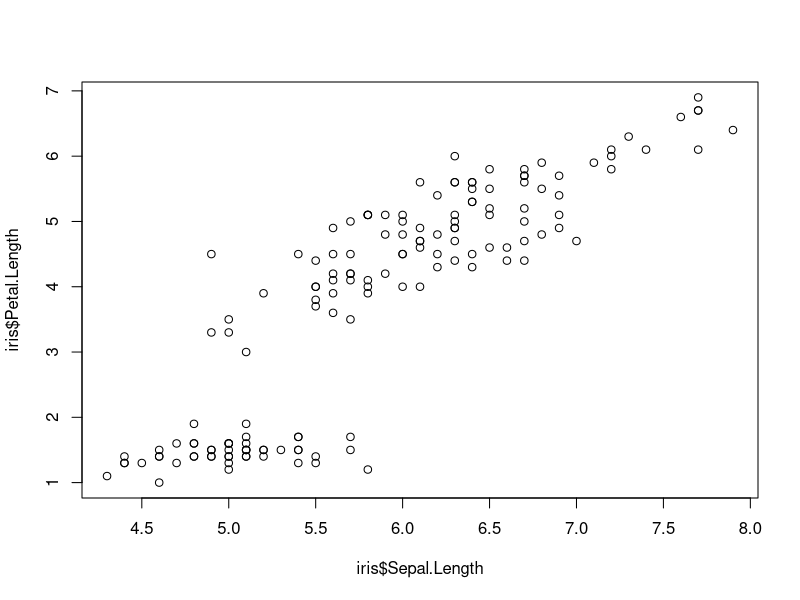
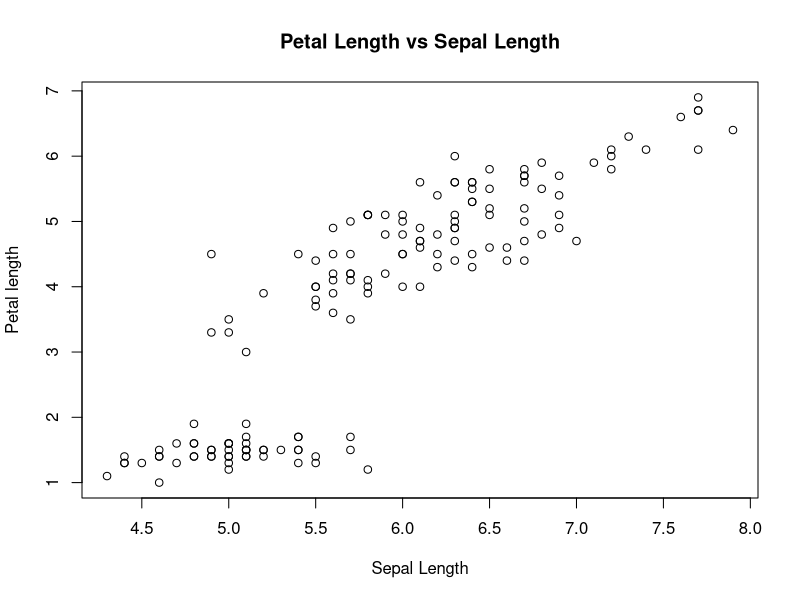
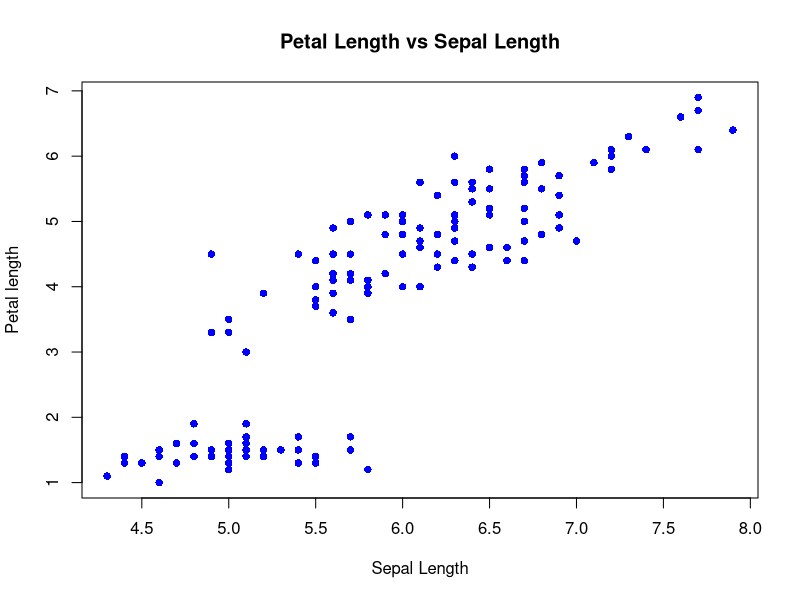
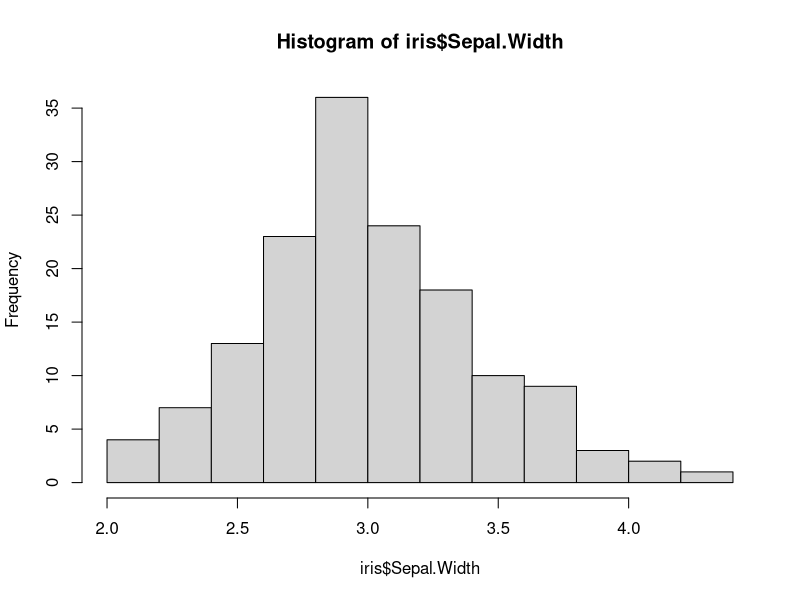
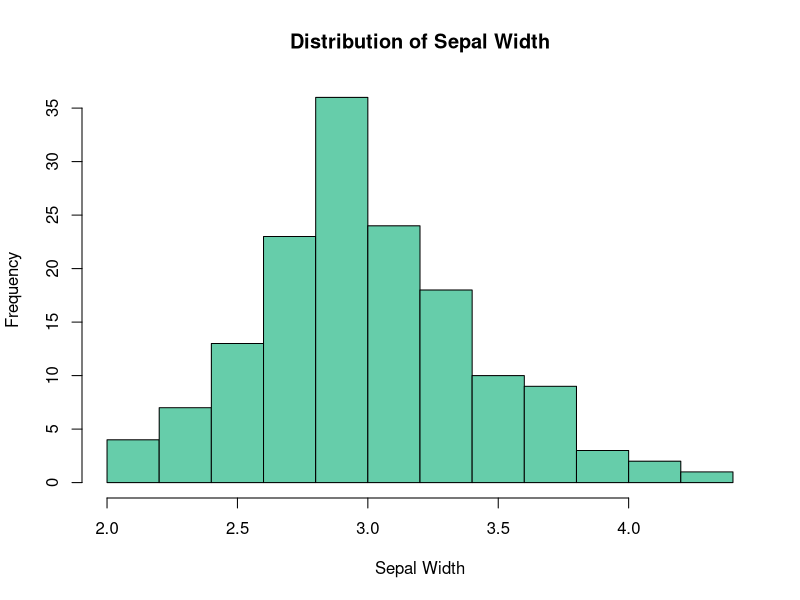
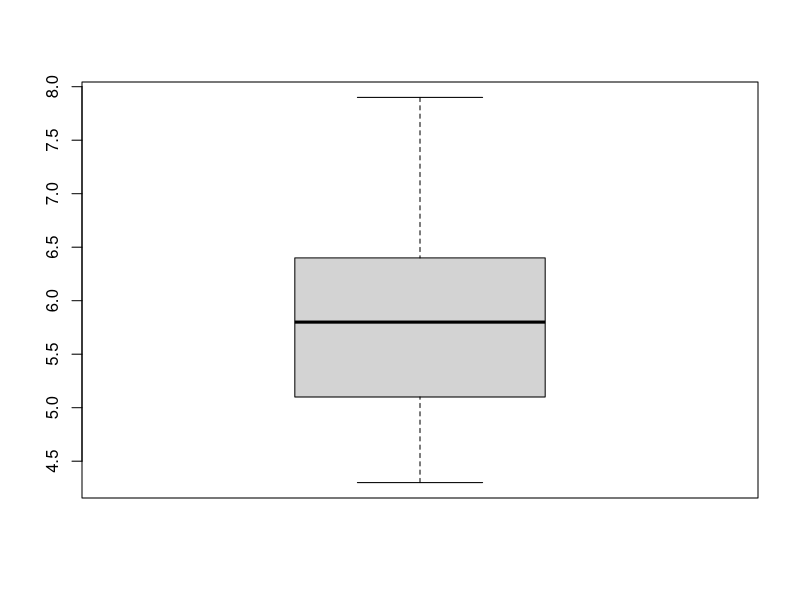
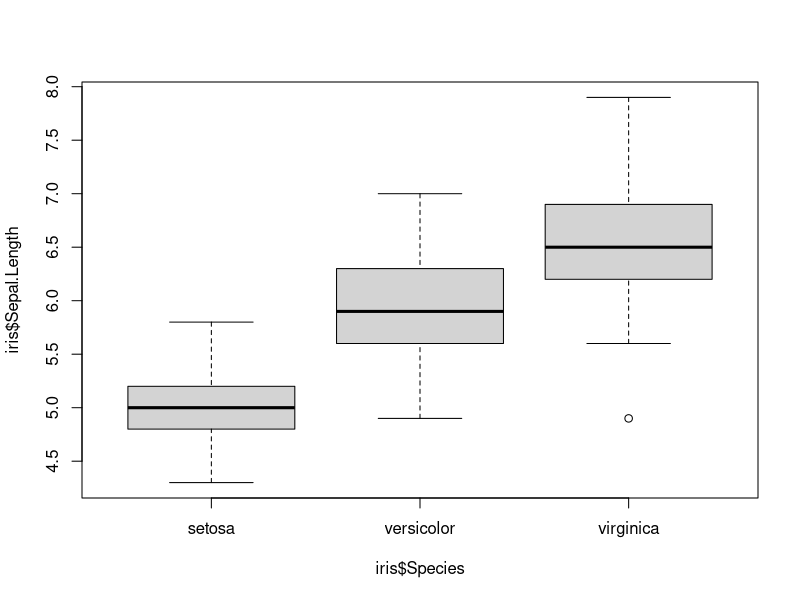
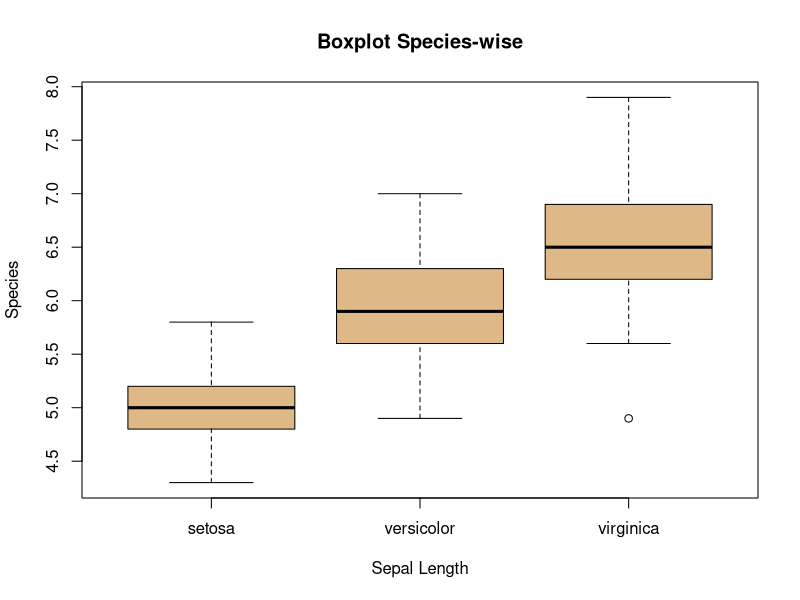

The R source for these figures, in order: (Note: this script raises an error after producing the figures.)
#DATA VISUALIZATION

#1. base & graphics package- scatter plot, histogram, boxplot, barplot, abline
#2. ggplot2 package- (grammar of graphics)

#accessing the iris dataset from the datasets package
data(iris)

View(iris)

#understanding the data better
table(iris$Species)

#scatter plot
plot(iris$Petal.Length~iris$Sepal.Length)


#scatter plot with x axis and y axis labels, and also a good main name/title for the plot chart
plot(iris$Petal.Length~iris$Sepal.Length,ylab="Petal length",xlab="Sepal Length",main="Petal Length vs Sepal Length")

#for colored and bold scatters
plot(iris$Petal.Length~iris$Sepal.Length,ylab="Petal length",xlab="Sepal Length",main="Petal Length vs Sepal Length",col="blue",pch=16)

#histogram
hist(iris$Sepal.Width)

#adding more features to histogram
hist(iris$Sepal.Width,xlab="Sepal Width",main="Distribution of Sepal Width",col="aquamarine3")

#boxplot
boxplot(iris$Sepal.Length)

#creating boxplot categorywise
boxplot(iris$Sepal.Length~iris$Species)

#adding more features to boxplot
boxplot(iris$Sepal.Length~iris$Species, ylab="Species", xlab="Sepal Length", main="Boxplot Species-wise", col="burlywood")

#to create barplot
barplot(class$roll, col="blue")

#to create regression line using abline command
abline(lm(Petal.Length~Sepal.Length,data=iris),col="green")
#GGPLOT2: Grammar of graphics
#Syntax: Data, Aesthetics(x-axis,y-axis,fill,colour,shape,size), Geometry(boxplot,histogram,scatterplot), Facet(grouping)

#GGPLOT2

install.packages("ggplot2")
library(ggplot2)

data(iris)

ggplot(data=iris) #will give empty plot

ggplot(data=iris,aes(y=Sepal.Length,x=Petal.Length)) #will give empty plot because we still havent specified the geometry, that is whether we want a boxplot, histogram, scatterplot etc.

ggplot(data=iris,aes(y=Sepal.Length,x=Petal.Length))+geom_point() #geom_point for scatter plot, because scatter plot is also called point plot

ggplot(data=iris,aes(y=Sepal.Length,x=Petal.Length,col=Species))+geom_point() #this will create a scatter plot and will color them Species wise

ggplot(data=iris,aes(y=Sepal.Length,x=Petal.Length,col=Species,shape=Species))+geom_point()

ggplot(data=iris, aes(x=Sepal.Length))+geom_histogram() #basic histogram

ggplot(data=iris, aes(x=Sepal.Length))+geom_histogram(bins=50,fill="palegreen4",col="green") #better looking histogram

ggplot(data=iris, aes(x=Sepal.Length))+geom_freqpoly() #for frequency polygon curve

ggplot(data=iris, aes(x=Sepal.Length))+geom_boxplot() #for boxplot

ggplot(data=iris, aes(x=Sepal.Length))+geom_bar(bins=50,fill="palegreen4",col="green") #for barplot 
